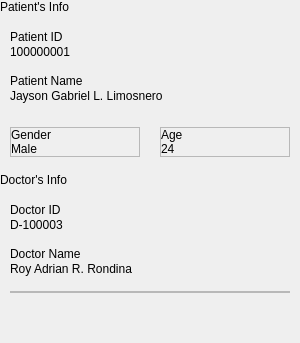
                <widget class="QWidget" name="widget_8" native="true">
                 <property name="minimumSize">
                  <size>
                   <width>300</width>
                   <height>0</height>
                  </size>
                 </property>
                 <layout class="QVBoxLayout" name="verticalLayout_11">
                  <property name="leftMargin">
                   <number>0</number>
                  </property>
                  <property name="topMargin">
                   <number>0</number>
                  </property>
                  <property name="rightMargin">
                   <number>0</number>
                  </property>
                  <property name="bottomMargin">
                   <number>0</number>
                  </property>
                  <item>
                   <widget class="QLabel" name="Pat">
                    <property name="text">
                     <string>Patient's Info</string>
                    </property>
                   </widget>
                  </item>
                  <item>
                   <widget class="QWidget" name="PatientInfo" native="true">
                    <property name="sizePolicy">
                     <sizepolicy hsizetype="Preferred" vsizetype="Expanding">
                      <horstretch>0</horstretch>
                      <verstretch>0</verstretch>
                     </sizepolicy>
                    </property>
                    <layout class="QVBoxLayout" name="verticalLayout_24">
                     <property name="spacing">
                      <number>15</number>
                     </property>
                     <property name="leftMargin">
                      <number>10</number>
                     </property>
                     <property name="topMargin">
                      <number>10</number>
                     </property>
                     <property name="rightMargin">
                      <number>10</number>
                     </property>
                     <property name="bottomMargin">
                      <number>10</number>
                     </property>
                     <item>
                      <widget class="QWidget" name="widget_11" native="true">
                       <layout class="QVBoxLayout" name="verticalLayout_12">
                        <property name="spacing">
                         <number>1</number>
                        </property>
                        <property name="leftMargin">
                         <number>0</number>
                        </property>
                        <property name="topMargin">
                         <number>0</number>
                        </property>
                        <property name="rightMargin">
                         <number>0</number>
                        </property>
                        <property name="bottomMargin">
                         <number>0</number>
                        </property>
                        <item>
                         <widget class="QLabel" name="label_11">
                          <property name="sizePolicy">
                           <sizepolicy hsizetype="Preferred" vsizetype="Preferred">
                            <horstretch>0</horstretch>
                            <verstretch>0</verstretch>
                           </sizepolicy>
                          </property>
                          <property name="text">
                           <string>Patient ID</string>
                          </property>
                         </widget>
                        </item>
                        <item>
                         <widget class="QLabel" name="PatID">
                          <property name="sizePolicy">
                           <sizepolicy hsizetype="Preferred" vsizetype="Preferred">
                            <horstretch>0</horstretch>
                            <verstretch>0</verstretch>
                           </sizepolicy>
                          </property>
                          <property name="text">
                           <string>100000001</string>
                          </property>
                         </widget>
                        </item>
                       </layout>
                      </widget>
                     </item>
                     <item>
                      <widget class="QWidget" name="widget_12" native="true">
                       <layout class="QVBoxLayout" name="verticalLayout_23">
                        <property name="spacing">
                         <number>1</number>
                        </property>
                        <property name="leftMargin">
                         <number>0</number>
                        </property>
                        <property name="topMargin">
                         <number>0</number>
                        </property>
                        <property name="rightMargin">
                         <number>0</number>
                        </property>
                        <item>
                         <widget class="QLabel" name="label_13">
                          <property name="sizePolicy">
                           <sizepolicy hsizetype="Preferred" vsizetype="Preferred">
                            <horstretch>0</horstretch>
                            <verstretch>0</verstretch>
                           </sizepolicy>
                          </property>
                          <property name="text">
                           <string>Patient Name</string>
                          </property>
                         </widget>
                        </item>
                        <item>
                         <widget class="QLabel" name="PatName">
                          <property name="sizePolicy">
                           <sizepolicy hsizetype="Preferred" vsizetype="Preferred">
                            <horstretch>0</horstretch>
                            <verstretch>0</verstretch>
                           </sizepolicy>
                          </property>
                          <property name="text">
                           <string>Jayson Gabriel L. Limosnero</string>
                          </property>
                         </widget>
                        </item>
                       </layout>
                      </widget>
                     </item>
                     <item>
                      <widget class="QWidget" name="widget_9" native="true">
                       <layout class="QHBoxLayout" name="horizontalLayout_5">
                        <property name="spacing">
                         <number>20</number>
                        </property>
                        <property name="leftMargin">
                         <number>0</number>
                        </property>
                        <property name="topMargin">
                         <number>0</number>
                        </property>
                        <property name="rightMargin">
                         <number>0</number>
                        </property>
                        <property name="bottomMargin">
                         <number>0</number>
                        </property>
                        <item>
                         <widget class="QFrame" name="frame">
                          <property name="sizePolicy">
                           <sizepolicy hsizetype="Preferred" vsizetype="Maximum">
                            <horstretch>0</horstretch>
                            <verstretch>0</verstretch>
                           </sizepolicy>
                          </property>
                          <property name="frameShape">
                           <enum>QFrame::StyledPanel</enum>
                          </property>
                          <property name="frameShadow">
                           <enum>QFrame::Raised</enum>
                          </property>
                          <layout class="QVBoxLayout" name="verticalLayout_16">
                           <property name="spacing">
                            <number>0</number>
                           </property>
                           <property name="leftMargin">
                            <number>0</number>
                           </property>
                           <property name="topMargin">
                            <number>0</number>
                           </property>
                           <property name="rightMargin">
                            <number>0</number>
                           </property>
                           <property name="bottomMargin">
                            <number>0</number>
                           </property>
                           <item>
                            <widget class="QLabel" name="label_21">
                             <property name="text">
                              <string>Gender</string>
                             </property>
                            </widget>
                           </item>
                           <item>
                            <widget class="QLabel" name="PatGender">
                             <property name="text">
                              <string>Male</string>
                             </property>
                            </widget>
                           </item>
                          </layout>
                         </widget>
                        </item>
                        <item>
                         <widget class="QFrame" name="frame_2">
                          <property name="sizePolicy">
                           <sizepolicy hsizetype="Preferred" vsizetype="Maximum">
                            <horstretch>0</horstretch>
                            <verstretch>0</verstretch>
                           </sizepolicy>
                          </property>
                          <property name="frameShape">
                           <enum>QFrame::StyledPanel</enum>
                          </property>
                          <property name="frameShadow">
                           <enum>QFrame::Raised</enum>
                          </property>
                          <layout class="QVBoxLayout" name="verticalLayout_17">
                           <property name="spacing">
                            <number>0</number>
                           </property>
                           <property name="leftMargin">
                            <number>0</number>
                           </property>
                           <property name="topMargin">
                            <number>0</number>
                           </property>
                           <property name="rightMargin">
                            <number>0</number>
                           </property>
                           <property name="bottomMargin">
                            <number>0</number>
                           </property>
                           <item>
                            <widget class="QLabel" name="label_23">
                             <property name="text">
                              <string>Age</string>
                             </property>
                            </widget>
                           </item>
                           <item>
                            <widget class="QLabel" name="PatAge">
                             <property name="text">
                              <string>24</string>
                             </property>
                            </widget>
                           </item>
                          </layout>
                         </widget>
                        </item>
                       </layout>
                      </widget>
                     </item>
                    </layout>
                   </widget>
                  </item>
                  <item>
                   <widget class="QLabel" name="Doc">
                    <property name="sizePolicy">
                     <sizepolicy hsizetype="Preferred" vsizetype="Maximum">
                      <horstretch>0</horstretch>
                      <verstretch>0</verstretch>
                     </sizepolicy>
                    </property>
                    <property name="text">
                     <string>Doctor's Info</string>
                    </property>
                   </widget>
                  </item>
                  <item>
                   <widget class="QWidget" name="DoctorInfo" native="true">
                    <property name="sizePolicy">
                     <sizepolicy hsizetype="Preferred" vsizetype="Preferred">
                      <horstretch>0</horstretch>
                      <verstretch>0</verstretch>
                     </sizepolicy>
                    </property>
                    <layout class="QVBoxLayout" name="verticalLayout_25">
                     <property name="spacing">
                      <number>15</number>
                     </property>
                     <property name="leftMargin">
                      <number>10</number>
                     </property>
                     <property name="topMargin">
                      <number>10</number>
                     </property>
                     <property name="rightMargin">
                      <number>10</number>
                     </property>
                     <property name="bottomMargin">
                      <number>10</number>
                     </property>
                     <item>
                      <widget class="QWidget" name="widget_13" native="true">
                       <layout class="QVBoxLayout" name="verticalLayout_15">
                        <property name="spacing">
                         <number>1</number>
                        </property>
                        <property name="leftMargin">
                         <number>0</number>
                        </property>
                        <property name="topMargin">
                         <number>0</number>
                        </property>
                        <property name="rightMargin">
                         <number>0</number>
                        </property>
                        <property name="bottomMargin">
                         <number>0</number>
                        </property>
                        <item>
                         <widget class="QLabel" name="label_17">
                          <property name="text">
                           <string>Doctor ID</string>
                          </property>
                         </widget>
                        </item>
                        <item>
                         <widget class="QLabel" name="DocID">
                          <property name="text">
                           <string>D-100003</string>
                          </property>
                         </widget>
                        </item>
                       </layout>
                      </widget>
                     </item>
                     <item>
                      <widget class="QWidget" name="widget_14" native="true">
                       <layout class="QVBoxLayout" name="verticalLayout_19">
                        <property name="spacing">
                         <number>1</number>
                        </property>
                        <property name="leftMargin">
                         <number>0</number>
                        </property>
                        <property name="topMargin">
                         <number>0</number>
                        </property>
                        <property name="rightMargin">
                         <number>0</number>
                        </property>
                        <property name="bottomMargin">
                         <number>0</number>
                        </property>
                        <item>
                         <widget class="QLabel" name="label_18">
                          <property name="text">
                           <string>Doctor Name</string>
                          </property>
                         </widget>
                        </item>
                        <item>
                         <widget class="QLabel" name="DocName">
                          <property name="text">
                           <string>Roy Adrian R. Rondina</string>
                          </property>
                         </widget>
                        </item>
                       </layout>
                      </widget>
                     </item>
                     <item>
                      <widget class="QWidget" name="widget_10" native="true">
                       <property name="sizePolicy">
                        <sizepolicy hsizetype="Preferred" vsizetype="Preferred">
                         <horstretch>0</horstretch>
                         <verstretch>0</verstretch>
                        </sizepolicy>
                       </property>
                       <property name="minimumSize">
                        <size>
                         <width>0</width>
                         <height>0</height>
                        </size>
                       </property>
                       <layout class="QHBoxLayout" name="horizontalLayout_6">
                        <property name="spacing">
                         <number>20</number>
                        </property>
                        <property name="leftMargin">
                         <number>0</number>
                        </property>
                        <property name="topMargin">
                         <number>0</number>
                        </property>
                        <property name="rightMargin">
                         <number>0</number>
                        </property>
                        <property name="bottomMargin">
                         <number>0</number>
                        </property>
                        <item>
                         <widget class="QFrame" name="frame_4">
                          <property name="frameShape">
                           <enum>QFrame::StyledPanel</enum>
                          </property>
                          <property name="frameShadow">
                           <enum>QFrame::Raised</enum>
                          </property>
                          <layout class="QVBoxLayout" name="verticalLayout_18">
                           <property name="spacing">
                            <number>0</number>
                           </property>
                           <property name="leftMargin">
                            <number>0</number>
                           </property>
                           <property name="topMargin">
                            <number>0</number>
                           </property>
                           <property name="rightMargin">
                            <number>0</number>
                           </property>
                           <property name="bottomMargin">
                            <number>0</number>
                           </property>
                          </layout>
                         </widget>
                        </item>
                       </layout>
                      </widget>
                     </item>
                    </layout>
                   </widget>
                  </item>
                  <item>
                   <spacer name="verticalSpacer_7">
                    <property name="orientation">
                     <enum>Qt::Vertical</enum>
                    </property>
                    <property name="sizeHint" stdset="0">
                     <size>
                      <width>20</width>
                      <height>40</height>
                     </size>
                    </property>
                   </spacer>
                  </item>
                 </layout>
                </widget>
